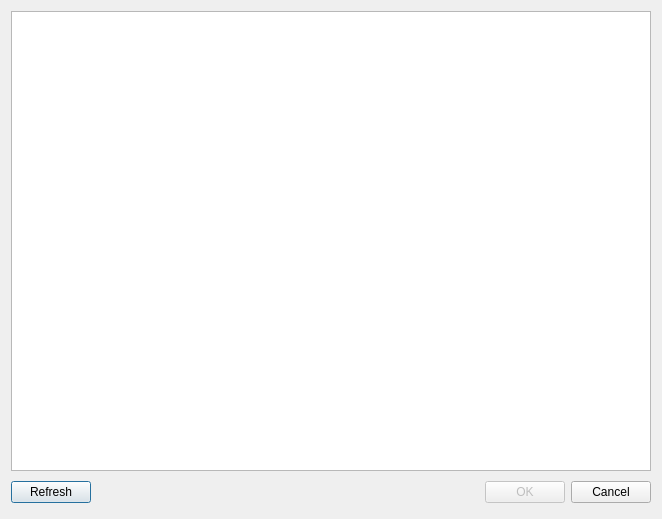
<?xml version="1.0" encoding="UTF-8"?>
<ui version="4.0">
 <class>WebSimulationSelectionView</class>
 <widget class="QDialog" name="WebSimulationSelectionView">
  <property name="geometry">
   <rect>
    <x>0</x>
    <y>0</y>
    <width>662</width>
    <height>519</height>
   </rect>
  </property>
  <property name="windowTitle">
   <string>Select a simulation to connect</string>
  </property>
  <layout class="QGridLayout" name="gridLayout">
   <item row="1" column="1">
    <layout class="QHBoxLayout">
     <property name="spacing">
      <number>6</number>
     </property>
     <property name="leftMargin">
      <number>0</number>
     </property>
     <property name="topMargin">
      <number>0</number>
     </property>
     <property name="rightMargin">
      <number>0</number>
     </property>
     <property name="bottomMargin">
      <number>0</number>
     </property>
     <item>
      <widget class="QPushButton" name="refreshButton">
       <property name="text">
        <string>Refresh</string>
       </property>
      </widget>
     </item>
     <item>
      <spacer>
       <property name="orientation">
        <enum>Qt::Horizontal</enum>
       </property>
       <property name="sizeHint" stdset="0">
        <size>
         <width>131</width>
         <height>31</height>
        </size>
       </property>
      </spacer>
     </item>
     <item>
      <widget class="QPushButton" name="okButton">
       <property name="enabled">
        <bool>false</bool>
       </property>
       <property name="text">
        <string>OK</string>
       </property>
      </widget>
     </item>
     <item>
      <widget class="QPushButton" name="cancelButton">
       <property name="text">
        <string>Cancel</string>
       </property>
      </widget>
     </item>
    </layout>
   </item>
   <item row="0" column="1">
    <widget class="QTreeView" name="webSimulationTreeView"/>
   </item>
  </layout>
 </widget>
 <resources/>
 <connections>
  <connection>
   <sender>okButton</sender>
   <signal>clicked()</signal>
   <receiver>WebSimulationSelectionView</receiver>
   <slot>accept()</slot>
   <hints>
    <hint type="sourcelabel">
     <x>278</x>
     <y>253</y>
    </hint>
    <hint type="destinationlabel">
     <x>96</x>
     <y>254</y>
    </hint>
   </hints>
  </connection>
  <connection>
   <sender>cancelButton</sender>
   <signal>clicked()</signal>
   <receiver>WebSimulationSelectionView</receiver>
   <slot>reject()</slot>
   <hints>
    <hint type="sourcelabel">
     <x>369</x>
     <y>253</y>
    </hint>
    <hint type="destinationlabel">
     <x>179</x>
     <y>282</y>
    </hint>
   </hints>
  </connection>
 </connections>
</ui>
